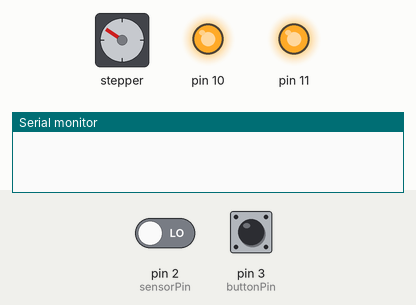
Simulated run of this sketch. Board: Arduino Uno, built with avr-gcc and run on an emulated ATmega328P. Parts: stepper motor, output pins drawn as LEDs (lit = HIGH), the last lines printed to the serial monitor. The inputs (shaded band) are chosen by the test bench; at power-on: pin 3 (buttonPin) LOW, pin 2 (sensorPin) LOW. Random numbers use the default seed unless the sketch sets one; stepper angles assume 2048 steps per turn.

Above: at 1.2 s.
1.3 s: pin 3 (buttonPin) pulled HIGH for 0.15 s
At 1.82 s:
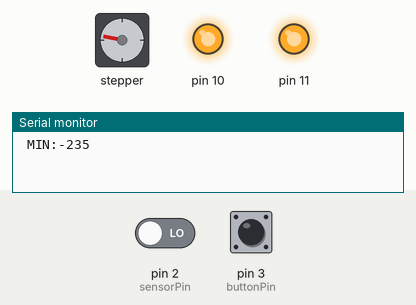
4.3 s: pin 3 (buttonPin) pulled HIGH for 1 s
At 4.87 s:
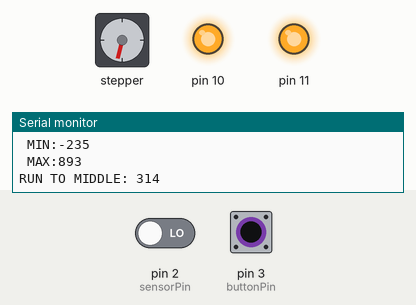
7.3 s: pin 3 (buttonPin) pulled HIGH for 0.15 s
At 7.83 s:
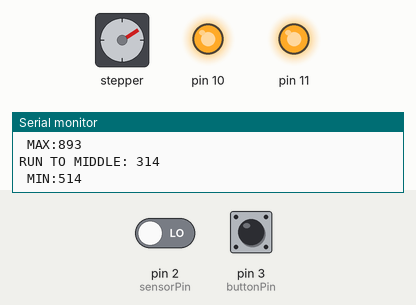
10.4 s: pin 2 (sensorPin) driven HIGH and pin 3 (buttonPin) driven HIGH
Timing chart, 0 to 14.4 s (numbered marks = the images above; inputs shaded):
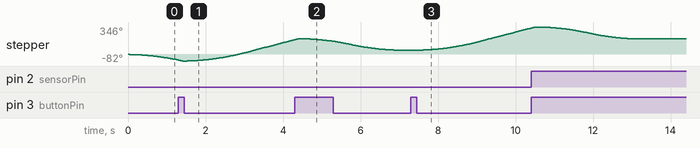

Measured:
- after the input at 7.3 s, stepper: keeps turning clockwise at about 97°/s, starting after 0.25 s

The sketch:

camelineWallBoxOle.ino
```cpp
#include <AccelStepper.h>

const int buttonPin = 3;
int lastButtonState = LOW;
int wasButtonPushed = LOW;
int buttonState;
long lastButtonPushed = 0;
long buttonDebounceDelay = 50L;
boolean buttonRisingEdge = false;

long maxPositionSteps = 0L;
boolean foundMaxPositionSteps = false;
long minPositionSteps = 0L;
boolean foundMinPositionSteps = false;
int maxSpeed = 1000;
int maxAcceleration = round(maxSpeed * 0.5);
long margin = 200;

const int sensorPin = 2;

AccelStepper stepper( AccelStepper::FULL4WIRE, 8, 9, 12, 13);

void setup() {

  Serial.begin(9600); // set up Serial library at 9600 bps
  pinMode(buttonPin, INPUT);  // initialize the pushbutton pin as an input:
  pinMode(sensorPin, INPUT);
  pinMode(10, OUTPUT);
  pinMode(11, OUTPUT);
  digitalWrite(10, HIGH);
  digitalWrite(11, HIGH);
  stepper.setMaxSpeed(maxSpeed);
  stepper.setAcceleration(maxAcceleration);
}

void loop(){

  /*********
   ** BUTTON
   ** debouncing button and changing state on logical rising edge
   *********/

  int isButtonPushed = digitalRead(buttonPin);
  if(isButtonPushed != lastButtonState){
    lastButtonPushed = millis();
  }
  if((millis() - lastButtonPushed) > buttonDebounceDelay) {
    buttonState = isButtonPushed;
  }
  buttonRisingEdge = (!wasButtonPushed && buttonState);

  /***********
   ** FIND maxDistanceSteps
   ***********/

  if(!foundMinPositionSteps){
    // find starting point
    if(buttonRisingEdge){
      foundMinPositionSteps = true;
      Serial.print(" MIN:");
      Serial.println(minPositionSteps);
      stepper.setAcceleration(maxSpeed*8);
      stepper.stop();
      stepper.runToPosition();
      stepper.setAcceleration(maxAcceleration);
      stepper.setSpeed(maxSpeed);
      goToMiddleIfFound();
    }
    else {
      if(stepper.distanceToGo() > -500){
        stepper.moveTo(stepper.currentPosition()-1000);
      }
    }
    minPositionSteps = stepper.currentPosition()+margin;
  }
  else if (!foundMaxPositionSteps) {
    if(buttonRisingEdge){
      foundMaxPositionSteps = true;
      Serial.print(" MAX:");
      Serial.println(maxPositionSteps);
      stepper.setAcceleration(maxSpeed*8);
      stepper.stop();
      stepper.runToPosition();
      stepper.setAcceleration(maxAcceleration);
      stepper.setSpeed(maxSpeed);
      goToMiddleIfFound();
    }
    else {
      if(stepper.distanceToGo() < 500){
        stepper.moveTo(stepper.currentPosition()+1000);
      }
    }
    maxPositionSteps = stepper.currentPosition()-margin;
  }
  else {

    /**********
     ** MOVE
     **********/

    if(buttonRisingEdge){
      long currentPosition = stepper.currentPosition();
      long targetPosition = stepper.targetPosition();
      if(targetPosition > currentPosition){
        // found new max
        maxPositionSteps = currentPosition-margin;
        Serial.print(" MAX:");
        Serial.println(maxPositionSteps);
        // start looking for a new min
        foundMinPositionSteps = false;
      }
      else {
        // found new min
        minPositionSteps = currentPosition+margin;
        Serial.print(" MIN:");
        Serial.println(minPositionSteps);
        // start looking for a new max
        foundMaxPositionSteps = false;
      }
      // button was pushed, stop the spinning
      stepper.setAcceleration(maxSpeed*8);
      stepper.stop();
      stepper.runToPosition();
      // set max speed and acc for searching the other end
      stepper.setAcceleration(maxAcceleration);
      stepper.setSpeed(maxSpeed);
    }
    else {
      if (stepper.distanceToGo() == 0)
      {

        /* PING SENSOR LOGIC
        // establish variables for duration of the ping,
        // and the distance result in inches and centimeters:
        long duration, cm;

        // The PING))) is triggered by a HIGH pulse of 2 or more microseconds.
        // Give a short LOW pulse beforehand to ensure a clean HIGH pulse:
        pinMode(sensorPin, OUTPUT);
        digitalWrite(sensorPin, LOW);
        delayMicroseconds(2);
        digitalWrite(sensorPin, HIGH);
        delayMicroseconds(5);
        digitalWrite(sensorPin, LOW);

        // The same pin is used to read the signal from the PING))): a HIGH
        // pulse whose duration is the time (in microseconds) from the sending
        // of the ping to the reception of its echo off of an object.
        pinMode(sensorPin, INPUT);
        duration = pulseIn(sensorPin, HIGH);

        // convert the time into a distance
        cm = microsecondsToCentimeters(duration);

        Serial.print(cm);
        Serial.print("cm");
        Serial.println();

        if(cm < pingMaxCm){
          setNewRandomDestination();
        } else {
          delay(100);
        }
        */
        if(digitalRead(sensorPin) == HIGH){
          setNewRandomDestination();
        } else {
          delay(100);
        }
      }
    }
  }

  stepper.run();

  //Serial.print("CURRENT:");
  //Serial.println(stepper.currentPosition());

  lastButtonState = isButtonPushed;
  wasButtonPushed = buttonState;

}

long microsecondsToCentimeters(long microseconds)
{
  // The speed of sound is 340 m/s or 29 microseconds per centimeter.
  // The ping travels out and back, so to find the distance of the
  // object we take half of the distance travelled.
  return microseconds / 29 / 2;
}

void setNewRandomDestination(){
  // Random change to speed, position and acceleration
  // Make sure we dont get 0 speed or accelerations
  delay(1000);
  long destinationSteps = random(minPositionSteps, maxPositionSteps);
  Serial.print("RUN TO: ");
  Serial.println(destinationSteps);
  stepper.moveTo(destinationSteps);
  stepper.setMaxSpeed((rand() % maxSpeed) + 1);
  stepper.setAcceleration((rand() % maxAcceleration) + 1);
}

void goToMiddleIfFound(){
  if(foundMinPositionSteps && foundMaxPositionSteps){
    Serial.print("RUN TO MIDDLE: ");
    long destinationSteps = (maxPositionSteps+minPositionSteps)/2;
    Serial.println(destinationSteps);
    stepper.setSpeed(maxSpeed);
    stepper.setAcceleration(maxAcceleration);
    stepper.moveTo(destinationSteps);
  }
}
```
